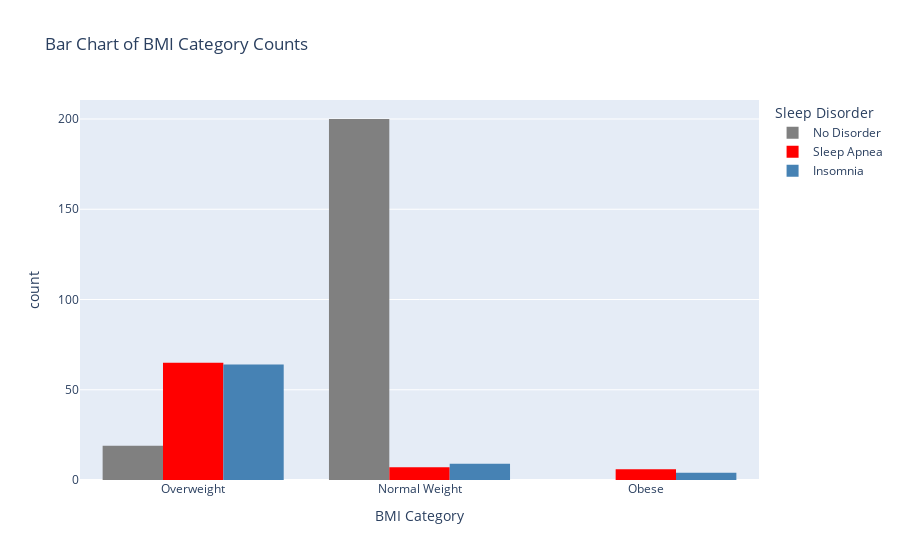

Write notebook code for a chart like this one.
### Code cell
# Bar Chart of BMI and Sleep Disorder
fig = px.histogram(
    data_frame=data, 
    x='BMI Category', 
    color='Sleep Disorder', 
    title='Bar Chart of BMI Category Counts', 
    color_discrete_sequence=['#808080', '#FF0000', '#4682B4'], 
    barmode='group'  # 改为分组显示
)
fig.show()

### Figure 1 — Plotly figure (JSON) as saved in the notebook; plotly's stock layout.template omitted (floating-point values rounded to 4 significant figures; data arrays with more than 128 entries replaced by an {"elided": "..."} marker saying what was removed)
{"data": [{"alignmentgroup": "True", "bingroup": "x", "hovertemplate": "Sleep Disorder=No Disorder<br>BMI Category=%{x}<br>count=%{y}<extra></extra>", "legendgroup": "No Disorder", "marker": {"color": "#808080", "pattern": {"shape": ""}}, "name": "No Disorder", "offsetgroup": "No Disorder", "orientation": "v", "showlegend": true, "type": "histogram", "x": {"elided": "219 str values"}, "xaxis": "x", "yaxis": "y"}, {"alignmentgroup": "True", "bingroup": "x", "hovertemplate": "Sleep Disorder=Sleep Apnea<br>BMI Category=%{x}<br>count=%{y}<extra></extra>", "legendgroup": "Sleep Apnea", "marker": {"color": "#FF0000", "pattern": {"shape": ""}}, "name": "Sleep Apnea", "offsetgroup": "Sleep Apnea", "orientation": "v", "showlegend": true, "type": "histogram", "x": ["Obese", "Obese", "Normal Weight", "Normal Weight", "Normal Weight", "Normal Weight", "Overweight", "Overweight", "Obese", "Overweight", "Normal Weight", "Normal Weight", "Obese", "Overweight", "Overweight", "Normal Weight", "Overweight", "Overweight", "Overweight", "Overweight", "Overweight", "Overweight", "Overweight", "Overweight", "Overweight", "Overweight", "Obese", "Obese", "Overweight", "Overweight", "Overweight", "Overweight", "Overweight", "Overweight", "Overweight", "Overweight", "Overweight", "Overweight", "Overweight", "Overweight", "Overweight", "Overweight", "Overweight", "Overweight", "Overweight", "Overweight", "Overweight", "Overweight", "Overweight", "Overweight", "Overweight", "Overweight", "Overweight", "Overweight", "Overweight", "Overweight", "Overweight", "Overweight", "Overweight", "Overweight", "Overweight", "Overweight", "Overweight", "Overweight", "Overweight", "Overweight", "Overweight", "Overweight", "Overweight", "Overweight", "Overweight", "Overweight", "Overweight", "Overweight", "Overweight", "Overweight", "Overweight", "Overweight"], "xaxis": "x", "yaxis": "y"}, {"alignmentgroup": "True", "bingroup": "x", "hovertemplate": "Sleep Disorder=Insomnia<br>BMI Category=%{x}<br>count=%{y}<extra></extra>", "legendgroup": "Insomnia", "marker": {"color": "#4682B4", "pattern": {"shape": ""}}, "name": "Insomnia", "offsetgroup": "Insomnia", "orientation": "v", "showlegend": true, "type": "histogram", "x": ["Obese", "Obese", "Normal Weight", "Normal Weight", "Normal Weight", "Normal Weight", "Overweight", "Normal Weight", "Overweight", "Normal Weight", "Overweight", "Overweight", "Overweight", "Overweight", "Overweight", "Overweight", "Overweight", "Overweight", "Overweight", "Overweight", "Overweight", "Overweight", "Overweight", "Overweight", "Overweight", "Overweight", "Normal Weight", "Normal Weight", "Overweight", "Overweight", "Overweight", "Overweight", "Overweight", "Overweight", "Overweight", "Overweight", "Overweight", "Overweight", "Overweight", "Overweight", "Overweight", "Overweight", "Overweight", "Overweight", "Overweight", "Overweight", "Overweight", "Overweight", "Overweight", "Overweight", "Overweight", "Overweight", "Overweight", "Overweight", "Overweight", "Overweight", "Overweight", "Overweight", "Overweight", "Overweight", "Overweight", "Overweight", "Overweight", "Overweight", "Overweight", "Overweight", "Overweight", "Obese", "Obese", "Overweight", "Overweight", "Overweight", "Overweight", "Overweight", "Overweight", "Overweight", "Normal Weight"], "xaxis": "x", "yaxis": "y"}], "layout": {"autosize": true, "barmode": "group", "legend": {"title": {"text": "Sleep Disorder"}, "tracegroupgap": 0}, "title": {"text": "Bar Chart of BMI Category Counts"}, "xaxis": {"anchor": "y", "autorange": true, "domain": [0, 1], "range": [-0.5, 2.5], "title": {"text": "BMI Category"}, "type": "category"}, "yaxis": {"anchor": "x", "autorange": true, "domain": [0, 1], "range": [0, 210.5], "title": {"text": "count"}}}}
